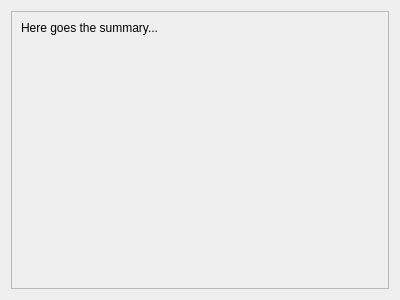
<?xml version="1.0" encoding="UTF-8"?>
<ui version="4.0">
 <class>pgFcSummary</class>
 <widget class="QWidget" name="pgFcSummary">
  <property name="geometry">
   <rect>
    <x>0</x>
    <y>0</y>
    <width>400</width>
    <height>300</height>
   </rect>
  </property>
  <property name="sizePolicy">
   <sizepolicy hsizetype="MinimumExpanding" vsizetype="MinimumExpanding">
    <horstretch>0</horstretch>
    <verstretch>0</verstretch>
   </sizepolicy>
  </property>
  <layout class="QVBoxLayout" name="verticalLayout_18">
   <item>
    <widget class="QScrollArea" name="scrollArea">
     <property name="widgetResizable">
      <bool>true</bool>
     </property>
     <widget class="QWidget" name="layoutSummary">
      <property name="geometry">
       <rect>
        <x>0</x>
        <y>0</y>
        <width>98</width>
        <height>63</height>
       </rect>
      </property>
      <layout class="QVBoxLayout" name="verticalLayout_32">
       <item>
        <widget class="QLabel" name="lblSummary">
         <property name="styleSheet">
          <string notr="true">font: 11pt &quot;Ubuntu&quot;;</string>
         </property>
         <property name="text">
          <string>Here goes the summary...</string>
         </property>
         <property name="alignment">
          <set>Qt::AlignLeading|Qt::AlignLeft|Qt::AlignTop</set>
         </property>
         <property name="wordWrap">
          <bool>true</bool>
         </property>
        </widget>
       </item>
      </layout>
     </widget>
    </widget>
   </item>
  </layout>
 </widget>
 <resources/>
 <connections/>
</ui>
